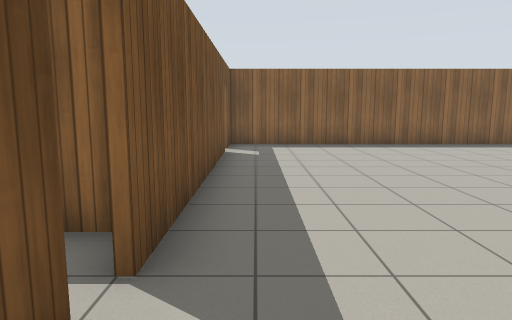
View 1 (above)

17 first-person views from a walk through a robot-simulator world made for Gazebo. The camera is 1.2 m above the floor, tilts 8° down and sees 70° across. The floor is counted in squares, 1 m on a side. Each view is taken from the middle of a square. On the plan, view 1 faces up. The plan holds only what a view shows up to about 14 squares ahead; the rest is blank. Simple patterns stand in for the simulator's built-in surfaces.

View 2
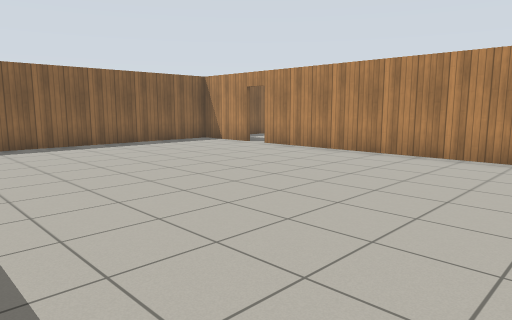

View 3
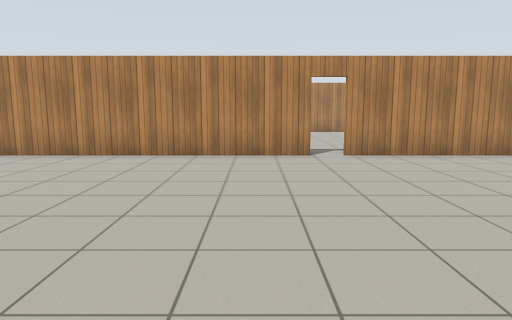

View 4
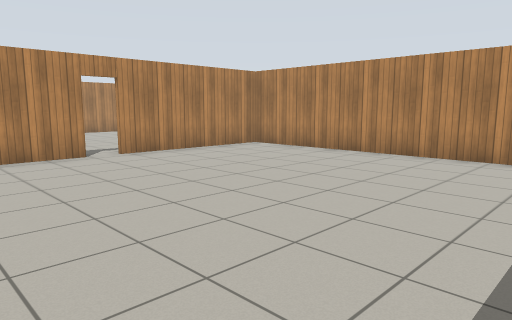

View 5
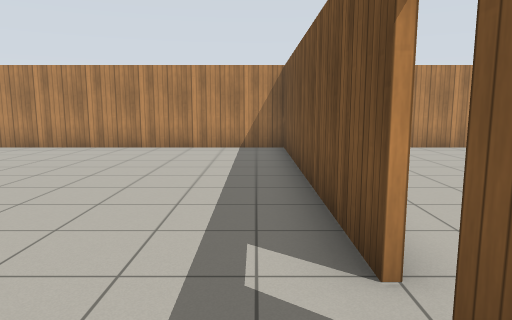

View 6
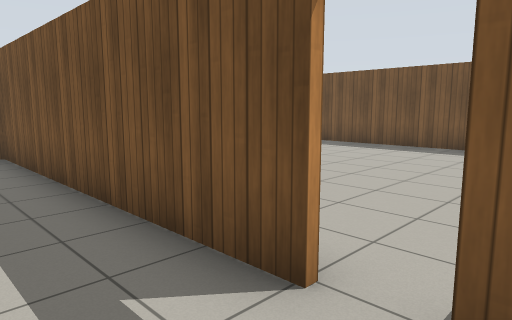

View 7
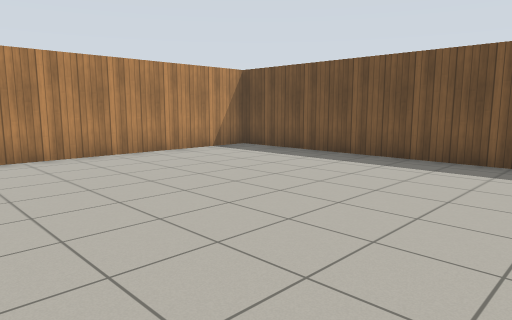

View 8
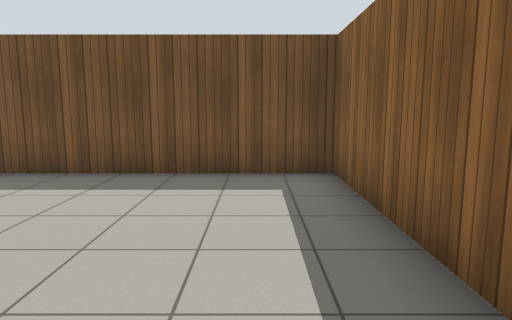

View 9
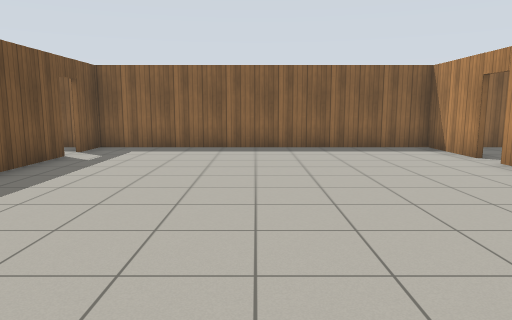

View 10
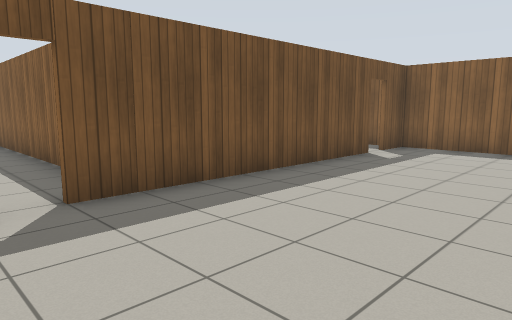

View 11
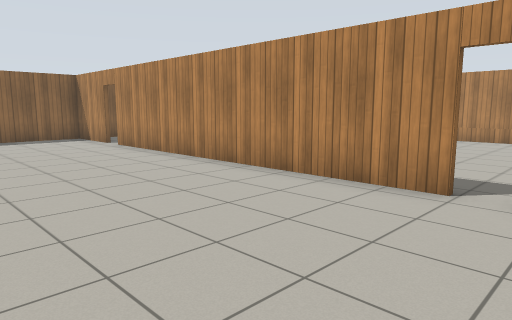

View 12
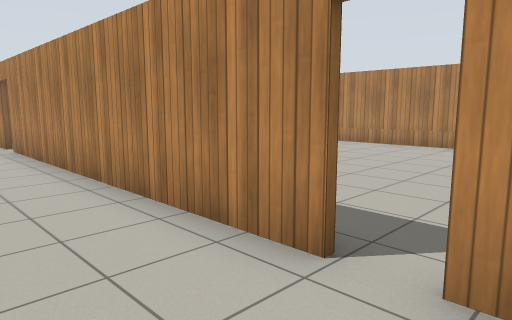

View 13
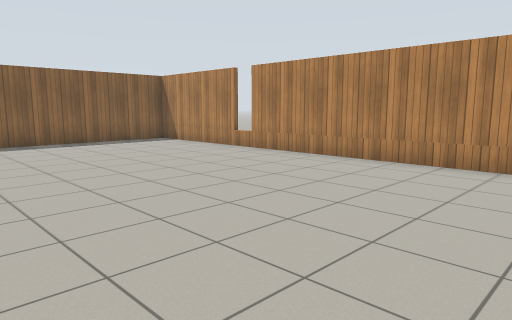

View 14
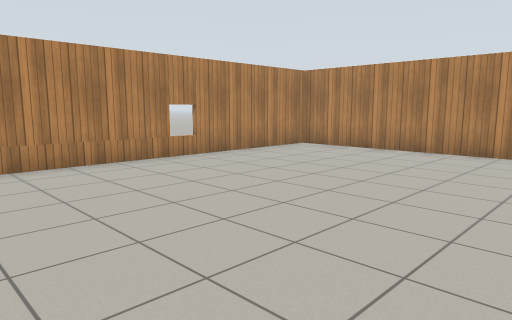

View 15
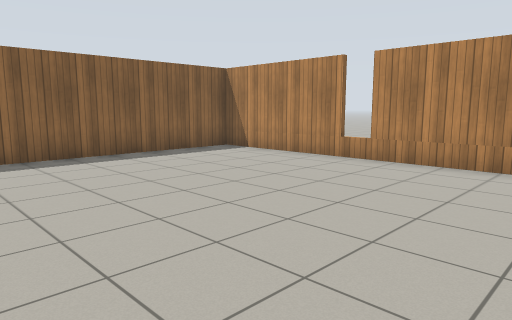

View 16
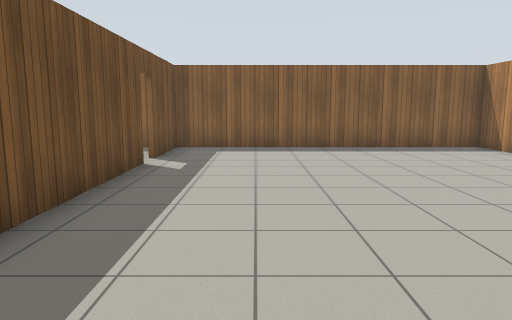

View 17
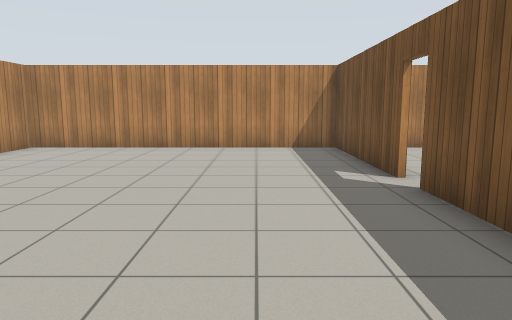

### Floor plan
Points are (right, up) in squares from view 1. A wall is a line through its corners. A room is listed if a view was taken in it or the views show most of it. See-through windows are left out.
Room 1 (views 1, 2, 3, 4, 5, 6, 9, 10, 11, 12)
walls: (-0.9, 1.6) (-0.9, -7.3) (9.4, -7.3) (9.4, -2.2); (9.4, -1.5) (9.4, 9); (9.4, 9.8) (9.4, 12.4); (-0.9, 10.2) (-0.9, 2.4); (10, 12.4) (-0.9, 12.4) (-0.9, 11.1)
ways out: open door at (-1, 2) to room 2; open door at (9.5, -2) to room 3; open door at (9.5, 9.5) to room 3; open door at (-1, 10.5)
Room 2 (views 7, 8)
walls: (-4.1, 3.5) (-10.7, 3.5) (-10.7, -7.3) (-3.5, -7.3); (-1.4, 3.5) (-2, 3.5)
ways out: open door at (-1, 2) to room 1
Room 3 (views 13, 14, 15, 16, 17)
walls: (9.5, 0.6) (9.5, -1.5); (9.5, -2.2) (9.5, -7.3) (19, -7.3) (19, 12.4) (10, 12.4); (9.5, 9) (9.5, 4.4); (9.5, 12.4) (9.5, 9.8)
ways out: open door at (9.5, -2) to room 1; open door at (9.5, 9.5) to room 1

Where each view was taken, in squares from view 1:
view 1: 0 up, 0 right, facing up
view 2: 0 up, 0 right, facing up-right
view 3: 0 up, 0 right, facing right
view 4: 2 up, 0 right, facing down-right
view 5: 4 up, 0 right, facing down
view 6: 3 up, 1 right, facing down-left
view 7: 2 up, 2 left, facing down-left
view 8: 2 up, 4 left, facing left
view 9: 1 up, 4 right, facing up
view 10: 1 up, 4 right, facing up-left
view 11: 3 down, 4 right, facing up-right
view 12: 3 down, 7 right, facing up-right
view 13: 1 down, 11 right, facing up-right
view 14: 3 up, 11 right, facing down-right
view 15: 3 up, 11 right, facing up-right
view 16: 1 up, 12 right, facing up
view 17: 4 up, 12 right, facing down
